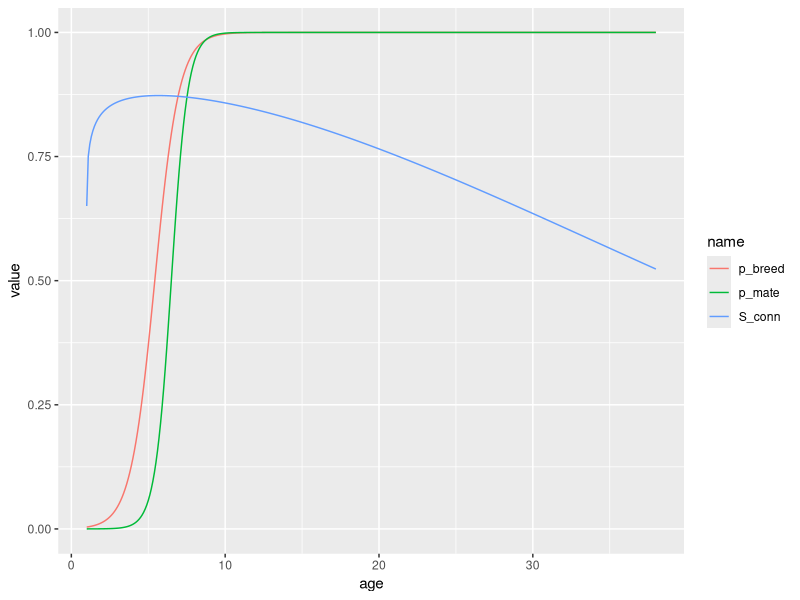
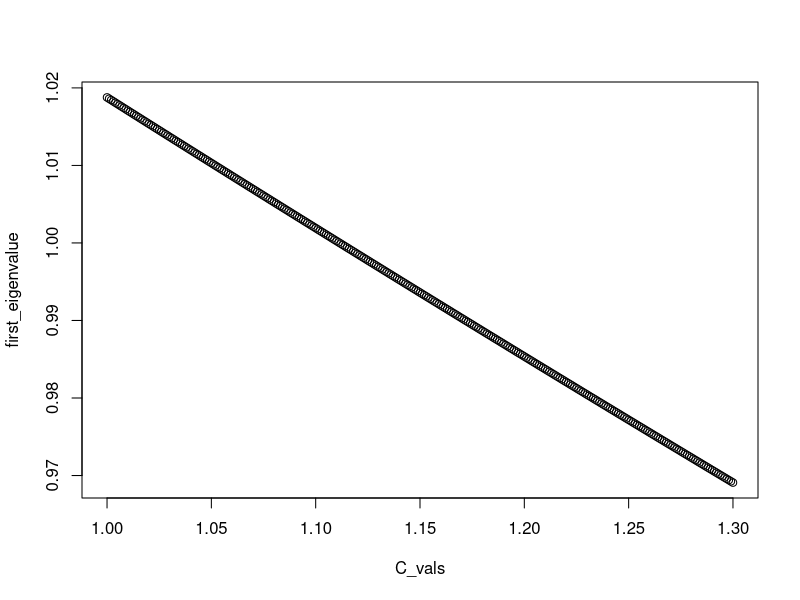
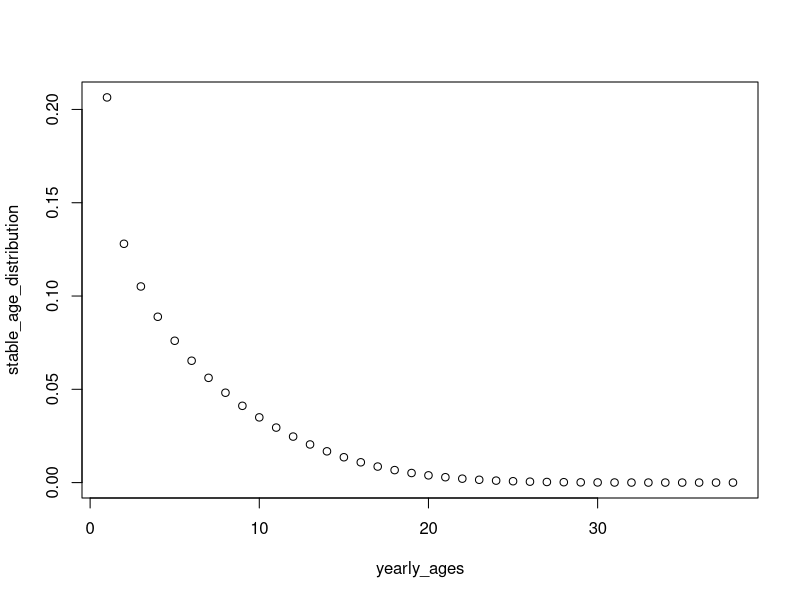

The R source for these figures, in order:
library(tidyverse)

# Constants and survival probability from Conn et al. code
# https://github.com/pconn/CKMR/blob/master/R/simulate_spatial.R
a.haz = exp(-2.904)
b.haz = 1 + exp(0.586)
c.haz = exp(-2.579)
phi_RAW = function(a.haz,b.haz,c.haz,haz.mult,Age){
  exp(-haz.mult*((a.haz*Age)^b.haz + (a.haz*Age)^(1/b.haz) + c.haz - (a.haz*(Age-1))^b.haz - (a.haz*(Age-1))^(1/b.haz) ))
}

# Plot survival, breeding, and mating probabilities
ages = seq(1, 38, 0.1)
p_breed = 1/((1 + exp(-1.264*(ages-5.424))))
S_conn =  phi_RAW(a.haz, b.haz, c.haz, 1, ages)
p_mate = 1/((1+exp(-1.868*(ages - 6.5))))

parameters <- data.frame(age = ages, p_breed = p_breed, p_mate = p_mate, S_conn = S_conn)
parameters <- pivot_longer(parameters, cols = c(p_breed, p_mate, S_conn))
ggplot(parameters, aes(x = age, y = value, color = name)) +
  geom_line() +
  ylim(0, 1)

## Figure out the multiplier that gives constant population size(C in the paper, haz.mult in Conn code) ##

# Function to make transition matrix for Leslie matrix model for females
transition_matrix = function(a.haz, b.haz, c.haz, C, yearly_ages){
  p_breed = 1/((1 + exp(-1.264*(yearly_ages-5.424))))
  S_conn =  phi_RAW(a.haz, b.haz, c.haz, C, yearly_ages)
  p_mate = 1/((1+exp(-1.868*(yearly_ages - 6.5))))
  # Survival
  Surv = diag(S_conn)
  # First row is female breeding probability divided by 2
  Fec = matrix(p_breed/2, nrow = 1)
  # Leslie matrix
  M = rbind(Fec, Surv[1:(nrow(Surv)-1),])
  return(M)
}

# Leslie matrix for C = 1
yearly_ages = 1:38
a.haz = exp(-2.904)
b.haz = 1 + exp(0.586)
c.haz = exp(-2.579)
M = transition_matrix(a.haz, b.haz, c.haz, 1, yearly_ages)
# Find eigenvalues
eigen(M)$values[1]

# Which value of C gives a first eigenvalue of 1?

# Values to try
C_vals <- seq(1, 1.3, 0.001)
# First eigenvalue (want it to be one)
first_eigenvalue <- rep(NA, length(C_vals))
# Possible ages consistent with the Conn paper
yearly_ages = 1:38
# Parameters
a.haz = exp(-2.904)
b.haz = 1 + exp(0.586)
c.haz = exp(-2.579)
i = 1
for (C in C_vals){
  M_C = transition_matrix(a.haz, b.haz, c.haz, C, yearly_ages)
  first_eigenvalue[i] = eigen(M_C)$values[1]
  i = i + 1
}
plot(C_vals, first_eigenvalue)

# Which C gives first eigenvalue closest to 1?
C_i = which.min(abs(first_eigenvalue - 1))
C_1 = C_vals[C_i]

# Check that the eigenvalue for C_1 is close to 1
M_1 = transition_matrix(a.haz, b.haz, c.haz, C_1, yearly_ages)
print(eigen(M_1)$values[1]) # Should be close to 1

# Get stable age distribution for C_1
stable_age_distribution = as.numeric(eigen(M_1)$vectors[,1]/sum(eigen(M_1)$vectors[,1]))
dput(round(stable_age_distribution, 3))
plot(yearly_ages, stable_age_distribution)
